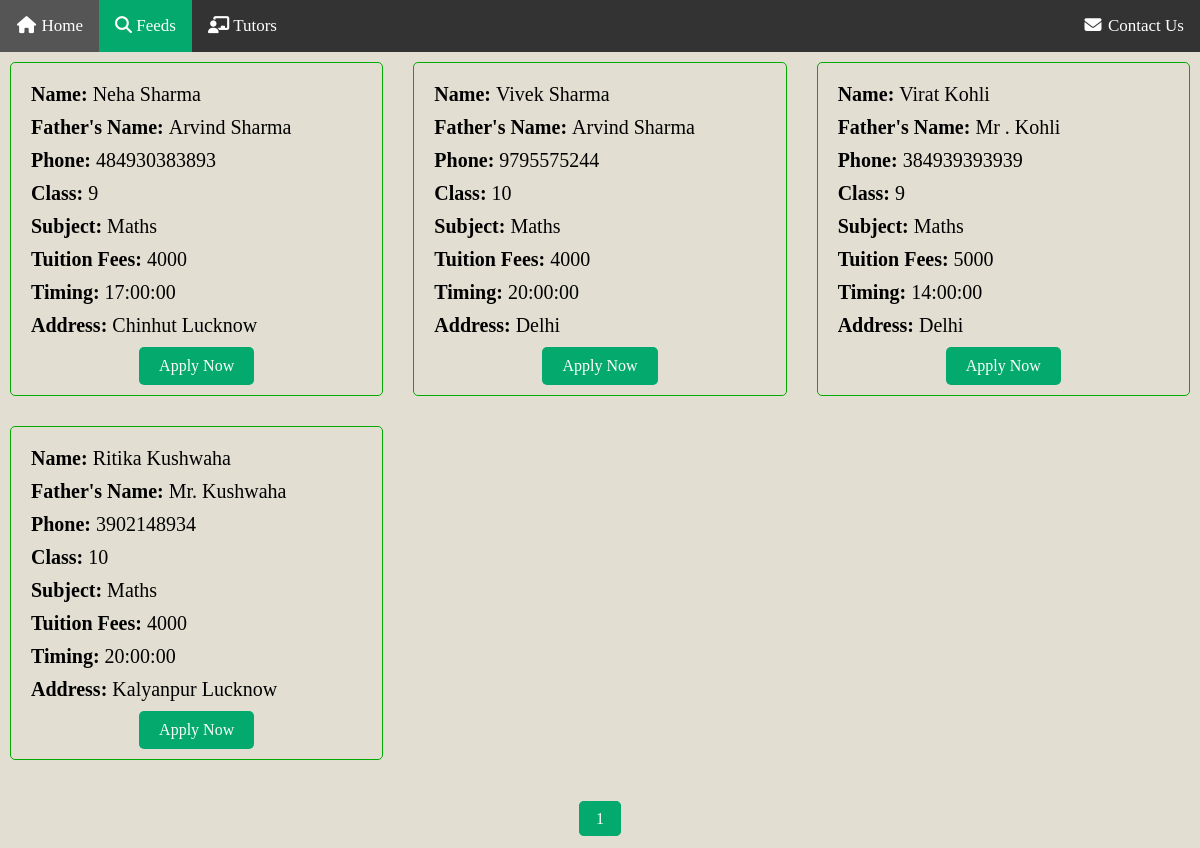
The app's page /feeds, older data.
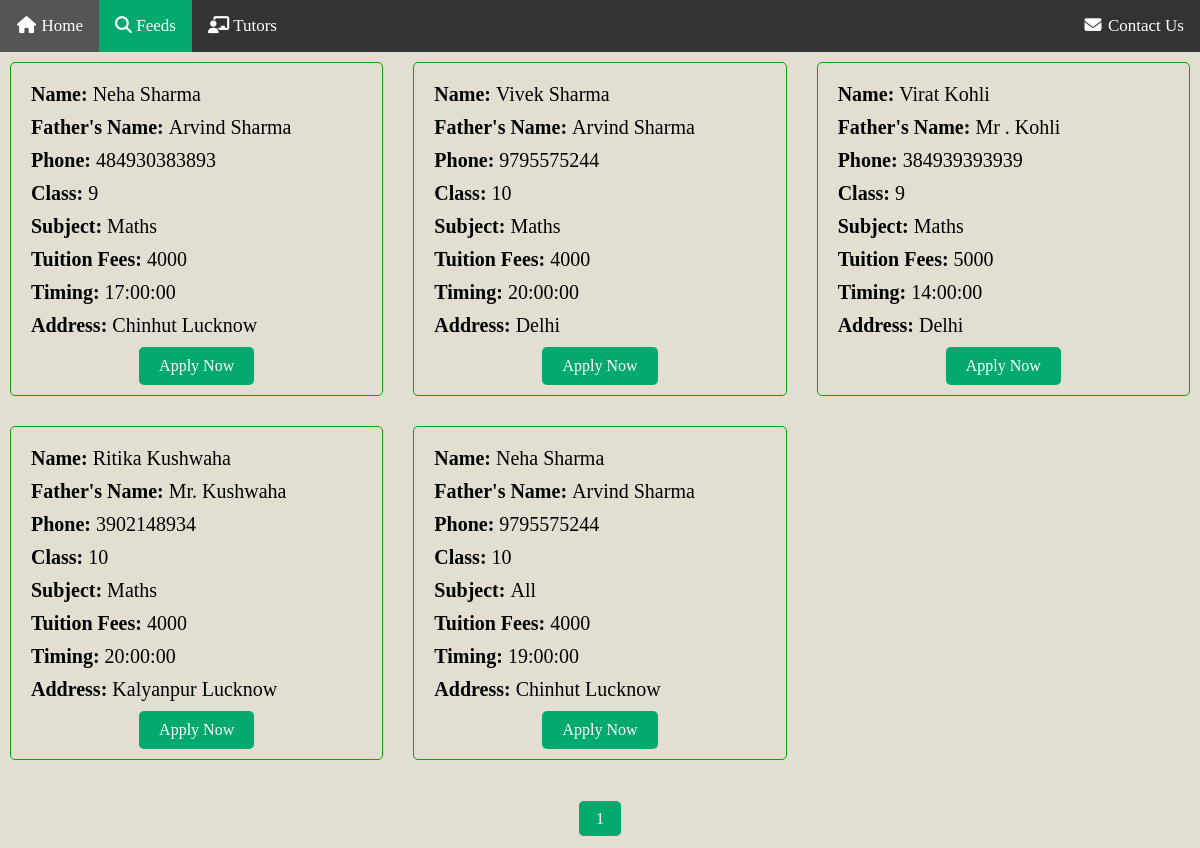
The same page, newer data.
### app.py (models this page shows)
class Student(db.Model):
    id = db.Column(db.Integer, primary_key=True)
    name = db.Column(db.String(100), nullable=False)
    father_name = db.Column(db.String(100), nullable=False)
    phone = db.Column(db.String(15), nullable=False)
    class_name = db.Column(db.String(20), nullable=False)
    subject = db.Column(db.String(50), nullable=False)
    tuition_fees = db.Column(db.String(50), nullable=False)
    timing = db.Column(db.Time, nullable=False)
    address = db.Column(db.String(20), nullable=False)

### app.py (the view)
@app.route('/feeds')
def feeds():
    page = request.args.get('page', 1, type=int)
    students = Student.query.paginate(page=page, per_page=10)
    applied_student_ids = []
    if current_user.is_authenticated:
        applied_students = AppliedStudent.query.filter_by(user_email=current_user.email).all()
        applied_student_ids = [applied.student_id for applied in applied_students]
        logging.debug(f'Applied Student IDs: {applied_student_ids}')
    csrf_token = generate_csrf()
    return render_template('feeds.html', students=students, applied_student_ids=applied_student_ids, csrf_token=csrf_token)

### templates/feeds.html (shortened to what this page needs)
<!DOCTYPE html>
<html lang="en">
<head>
    <link rel="stylesheet" href="{{ url_for('static', filename='feeds.css') }}">
    <link rel="stylesheet" href="https://cdnjs.cloudflare.com/ajax/libs/font-awesome/6.5.2/css/all.min.css">
</head>
<body>
    <div class="navbar">
        <a class="{{ 'active' if request.path == url_for('home') else '' }}" href="{{ url_for('home') }}"><i class="fa fa-fw fa-home"></i> Home</a>
        <a class="{{ 'active' if request.path == url_for('feeds') else '' }}" href="{{ url_for('feeds') }}"><i class="fa-solid fa-magnifying-glass"></i> Feeds</a>
        <a class="{{ 'active' if request.path == url_for('search_tutors') else '' }}" href="{{ url_for('search_tutors') }}"><i class="fa-solid fa-chalkboard-user"></i> Tutors</a>
        <div class="rh">
            <a href="{{ url_for('contactus') }}"><i class="fa fa-fw fa-envelope"></i> Contact Us</a>
        </div>
    </div>
    <div class="container">
        {% for student in students.items %}
        <div class="student-box">
            <p><span class="table-heading">Name:</span>{{ student.name }}</p>
            <p><span class="table-heading">Father's Name:</span>{{ student.father_name }}</p>
            <p><span class="table-heading">Phone:</span>{{ student.phone }}</p>
            <p><span class="table-heading">Class:</span>{{ student.class_name }}</p>
            <p><span class="table-heading">Subject:</span>{{ student.subject }}</p>
            <p><span class="table-heading">Tuition fees:</span>{{ student.tuition_fees }}</p>
            <p><span class="table-heading">Timing:</span>{{ student.timing }}</p>
            <p><span class="table-heading">Address:</span>{{ student.address }}</p>
            <div class="apply-button">
                {% if student.id in applied_student_ids %}
                    <button type="button" class="applied-btn" disabled>Applied</button>
                {% else %}
                    <form action="{{ url_for('apply_now') }}" method="post">
                        <button type="submit" class="apply-now-btn">Apply Now</button>
                    </form>
                {% endif %}
            </div>
        </div>
        {% endfor %}
    </div>
    <div class="pagination">
        {% for page_num in students.iter_pages() %}
            {% if page_num %}
                <a href="{{ url_for('feeds', page=page_num) }}" class="{{ 'active' if page_num == students.page else '' }}">{{ page_num }}</a>
            {% else %}
                <span>...</span>
            {% endif %}
        {% endfor %}
    </div>
</body>
</html>

### static/feeds.css (style rules this page uses)
* { margin: 0; padding: 0; font-family: 'Times New Roman', Times, serif; }
.navbar { width: 100%; background-color: #333; overflow: auto; }
.rh { float: right; }
.navbar a { float: left; padding: 16px; color: white; text-decoration: none; font-size: 17px; }
.active { background-color: #04AA6D; }
body { font-family: Arial, sans-serif; background-color: #E2DFD2; }
.container { display: grid; grid-template-columns: repeat(auto-fill, minmax(300px, 1fr)); grid-gap: 10px; margin-bottom: 40px; }
.student-box, .tutor-box { border: 1px solid #04aa04; font-size: 20px; text-transform: capitalize; padding: 10px; margin: 10px; overflow: auto; border-radius: 5px; }
.table-heading { font-weight: bold; margin-right: 5px; }
.apply-button { margin-top: 10px; text-align: center; }
.apply-button .apply-now-btn, .apply-button .applied-btn { display: inline-block; color: #fff; padding: 10px 20px; font-size: 16px; border: none; border-radius: 5px; cursor: pointer; text-decoration: none; transition: background-color 0.3s; }
.apply-button .apply-now-btn { background-color: #04AA6D; }
.student-box p, .tutor-box p { margin: 10px; }
.pagination { text-align: center; margin: 20px 0; }
.pagination a { color: #04AA6D; padding: 8px 16px; text-decoration: none; border: 1px solid #04AA6D; border-radius: 5px; margin: 0 5px; }
.pagination .active { background-color: #04AA6D; color: white; }

Row changes from the older to the newer data that the page shows:
added Student: name "Neha Sharma", father_name "Arvind Sharma", phone "9795575244", class_name "10", subject "All", tuition_fees "4000", timing "19:00:00", address "Chinhut Lucknow"
